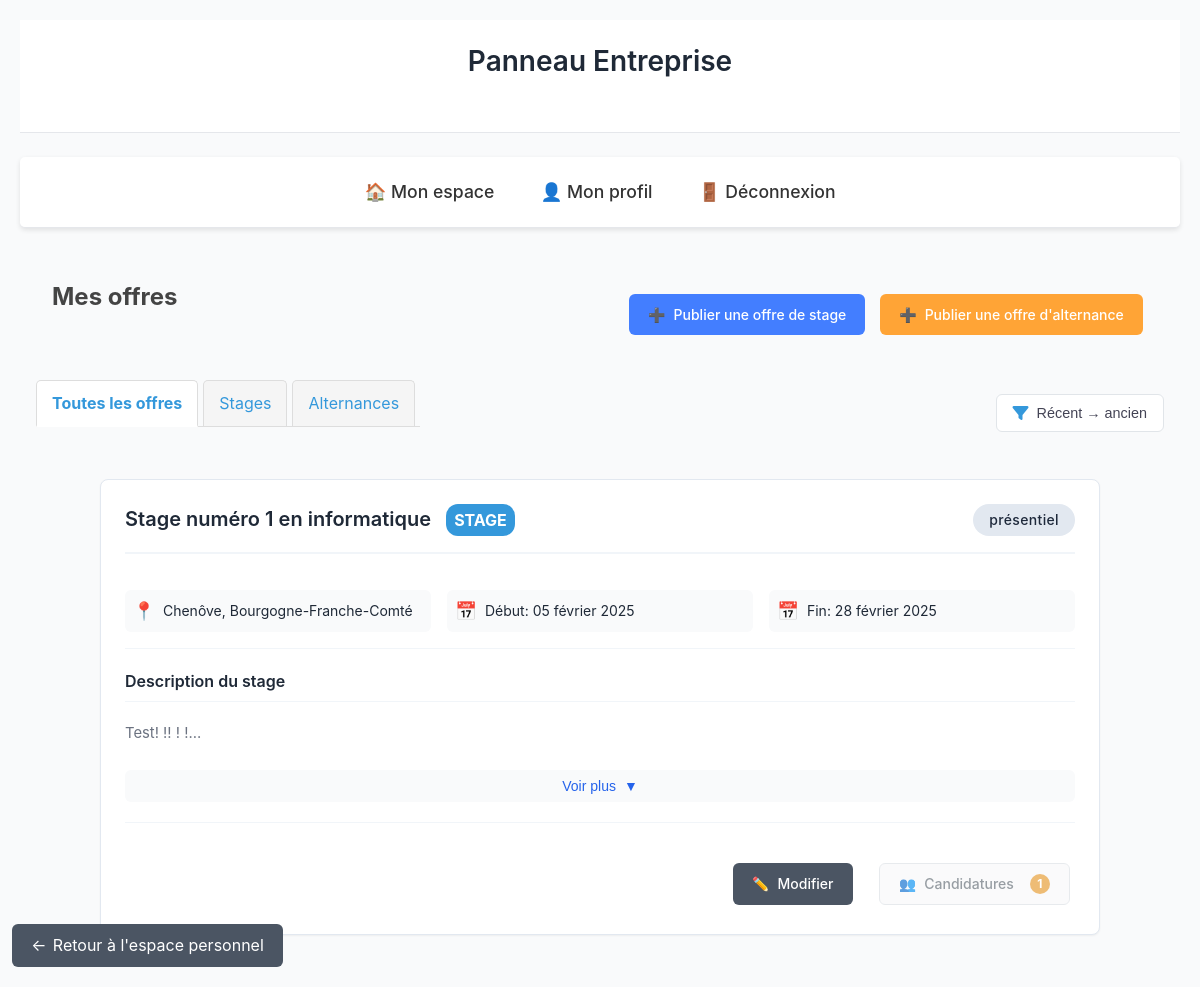
The page /app/views/panels/company_panel.php (signed in) on the database its author committed.
### tables this page shows
CREATE TABLE `offres_stages` (
  `id` int(11) NOT NULL,
  `entreprise_id` int(11) DEFAULT NULL,
  `titre` varchar(100) NOT NULL,
  `description` text,
  `date_debut` date DEFAULT NULL,
  `date_fin` date DEFAULT NULL,
  `lieu` varchar(255) DEFAULT NULL,
  `mode_stage` varchar(20) DEFAULT NULL,
  `logo` varchar(255) DEFAULT NULL,
  `email_contact` varchar(255) NOT NULL DEFAULT '',
  `lien_candidature` varchar(255) DEFAULT NULL,
  `domaine` varchar(100) DEFAULT NULL,
  `pays` varchar(100) DEFAULT 'France',
  `ville` varchar(100) DEFAULT NULL,
  `code_postal` varchar(10) DEFAULT NULL,
  `region` varchar(100) DEFAULT NULL,
  `departement` varchar(100) DEFAULT NULL,
  `date_publication` timestamp NOT NULL DEFAULT CURRENT_TIMESTAMP,
  `type_offre` enum('stage','alternance') DEFAULT 'stage',
  `niveau_etude` varchar(100) DEFAULT NULL,
  `type_contrat` enum('apprentissage','professionnalisation') DEFAULT NULL,
  `rythme_alternance` varchar(100) DEFAULT NULL,
  `formation_visee` varchar(255) DEFAULT NULL,
  `ecole_partenaire` varchar(255) DEFAULT NULL,
  `type_remuneration` varchar(20) DEFAULT NULL COMMENT 'Pour les alternances: smic27, smic43, etc.',
  `pourvu` tinyint(1) DEFAULT '0',
  `remuneration` varchar(50) DEFAULT NULL
);

### app/views/panels/company_panel.php (the view, shortened to what this page needs)
<?php
require_once $_SERVER['DOCUMENT_ROOT'] . '/Gestion_Stage/app/config/database.php';
$sort = isset($_GET['sort']) ? $_GET['sort'] : 'date_desc';
try {
    $stmt = $pdo->prepare("SELECT * FROM offres_stages WHERE entreprise_id = ? ORDER BY date_publication DESC");
    $stmt->execute([$_SESSION['user_id']]);
    $offres = $stmt->fetchAll();
    $applications_count = [];
    foreach ($offres as $offre) {
        $applications_count[$offre['id']] = 0;
    }
    $offre_ids = array_column($offres, 'id');
    if (!empty($offre_ids)) {
        $placeholders = implode(',', array_fill(0, count($offre_ids), '?'));
        $stmt = $pdo->prepare("
            SELECT offre_id, COUNT(*) as count
            FROM candidatures
            WHERE offre_id IN ($placeholders)
            GROUP BY offre_id
        ");
        $stmt->execute($offre_ids);
        while ($row = $stmt->fetch()) {
            $applications_count[$row['offre_id']] = $row['count'];
        }
    }
} catch (PDOException $e) {
    error_log("Erreur lors de la récupération des offres : " . $e->getMessage());
    $offres = [];
    $applications_count = [];
    $error_message = "Une erreur est survenue lors du chargement de vos offres.";
}
function formatDateFr($date) {
    $mois = array(
        'January' => 'janvier',
        'February' => 'février',
        'March' => 'mars',
        'April' => 'avril',
        'May' => 'mai',
        'June' => 'juin',
        'July' => 'juillet',
        'August' => 'août',
        'September' => 'septembre',
        'October' => 'octobre',
        'November' => 'novembre',
        'December' => 'décembre'
    );
    $date = new DateTime($date);
    $dateEnglish = $date->format('d F Y');
    foreach($mois as $en => $fr) {
        $dateEnglish = str_replace($en, $fr, $dateEnglish);
    }
    return $dateEnglish;
}
$filter = isset($_GET['filter']) ? $_GET['filter'] : 'all';
?>
<!DOCTYPE html>
<html lang="fr">
<head>
    <link rel="stylesheet" href="/Gestion_Stage/public/assets/css/style.css">
    <link rel="stylesheet" href="/Gestion_Stage/public/assets/css/style_company_panel.css">
    <link rel="stylesheet" href="https://cdnjs.cloudflare.com/ajax/libs/font-awesome/6.4.0/css/all.min.css" />
</head>
<body>
    <header>
        <div class="container">
            <h1>Panneau Entreprise</h1>
        </div>
    </header>
    <nav class="main-nav">
    <ul class="menu">
        <li><a href="/Gestion_Stage/app/views/home.php">🏠 Mon espace</a></li>
        <li><a href="/Gestion_Stage/app/views/profile.php">👤 Mon profil</a></li>
        <li><a href="/Gestion_Stage/app/views/auth/logout.php">🚪 Déconnexion</a></li>
    </ul>
</nav>
    <main class="container">
        <div class="header-actions">
            <h2>Mes offres</h2>
            <div class="button-group">
                <a href="/Gestion_Stage/app/views/internships/post_internship.php?type=stage" class="btn btn-primary">
                    <span class="icon">➕</span> Publier une offre de stage
                </a>
                <a href="/Gestion_Stage/app/views/internships/post_internship.php?type=alternance" class="btn btn-secondary">
                    <span class="icon">➕</span> Publier une offre d'alternance
                </a>
            </div>
        </div>
<div class="filter-sort-container">
    <div class="filter-tabs">
        <a href="?filter=all" class="filter-tab <?= $filter === 'all' ? 'active' : '' ?>">
            Toutes les offres
        </a>
        <a href="?filter=stage" class="filter-tab <?= $filter === 'stage' ? 'active' : '' ?>">
            Stages
        </a>
        <a href="?filter=alternance" class="filter-tab <?= $filter === 'alternance' ? 'active' : '' ?>">
            Alternances
        </a>
    </div>
    <div class="sort-dropdown">
        <button id="sort-toggle" class="sort-toggle" aria-label="Options de tri">
            <span class="filter-icon"></span>
            <span class="current-sort-label">
                <?php
                switch($sort) {
                    case 'date_desc': echo 'Récent → ancien'; break;
                }
                ?>
            </span>
        </button>
    </div>
</div>
        <?php if (isset($error_message)): ?>
            <div class="error"><?= htmlspecialchars($error_message) ?></div>
        <?php else: ?>
            <div class="offers-grid">
                <?php foreach ($offres as $offre):
                ?>
                    <div class="offer-card">
                        <div class="offer-header">
                            <h3>
                                <?= htmlspecialchars($offre['titre']) ?>
                                <span class="offer-type-badge <?= $offre['type_offre'] ?>">
                                    <?= $offre['type_offre'] === 'alternance' ? 'Alternance' : 'Stage' ?>
                                </span>
                            </h3>
                            <span class="offer-type"><?= $offre['mode_stage'] ?></span>
                        </div>
                        <div class="offer-details">
                            <div class="detail-group">
                                <span class="icon">📍</span>
                                <span><?= htmlspecialchars($offre['ville']) ?>, <?= htmlspecialchars($offre['region']) ?></span>
                            </div>
                            <div class="detail-group">
                                <span class="icon">📅</span>
                                <span>Début: <?= formatDateFr($offre['date_debut']) ?></span>
                            </div>
                            <div class="detail-group">
                                <span class="icon">📅</span>
                                <span>Fin: <?= $offre['date_fin'] ? formatDateFr($offre['date_fin']) : ($offre['type_offre'] === 'alternance' ? 'Selon contrat' : 'Non spécifiée') ?></span>
                            </div>
                        </div>
                        <div class="offer-description" data-description="<?= htmlspecialchars($offre['description']) ?>">
                            <h4>Description <?= $offre['type_offre'] === 'alternance' ? "de l'alternance" : "du stage" ?></h4>
                            <p><?= nl2br(htmlspecialchars(substr($offre['description'], 0, 250))) ?>...</p>
                            <button class="read-more">
                                <span>Voir plus</span>
                                <span class="icon">▼</span>
                            </button>
                        </div>
                        <div class="offer-actions">
                            <a class="btn btn-edit" href="/Gestion_Stage/app/views/internships/edit_internship.php?id=<?= $offre['id'] ?>">
                                <span class="icon">✏️</span> Modifier
                            </a>
                            <a class="btn btn-view <?= $applications_count[$offre['id']] > 0 ? 'has-applications' : 'no-applications' ?>"
                               href="/Gestion_Stage/app/views/internships/view_applications.php?offre_id=<?= $offre['id'] ?>">
                                <span class="icon">👥</span> Candidatures
                                <?php if ($applications_count[$offre['id']] > 0): ?>
                                    <span class="applications-badge"><?= $applications_count[$offre['id']] ?></span>
                                <?php else: ?>
                                    <span class="applications-empty">0</span>
                                <?php endif; ?>
                            </a>
                        </div>
                    </div>
                <?php endforeach; ?>
            </div>
        <?php endif; ?>
    </main>
    <footer>
        <a class="index-button" href="/Gestion_Stage/app/views/home.php">
            <span class="icon">←</span> Retour à l'espace personnel
        </a>
    </footer>
</body>
</html>

### public/assets/css/style.css (style rules this page uses)
:root { --primary-color: #2c3e50; --secondary-color: #3498db; --accent-color: #e74c3c; --secondary-color-hover: #4ea8e4; --accent-color-hover: #f26858; --text-color: #333; --light-gray: #f5f6fa; --border-radius: 8px; }
* { margin: 0; padding: 0; box-sizing: border-box; }
body { font-family: Arial, sans-serif; line-height: 1.6; background-color: #f4f4f4; padding: 20px; }
.container { max-width: 1200px; margin: 0 auto; padding: 0 15px; }
h1 { text-align: center; color: #333; margin-bottom: 30px; font-size: 2rem; }
h2 { color: #444; margin-bottom: 20px; }
nav { text-align: center; background: #fff; padding: 15px; border-radius: 5px; margin-bottom: 30px; box-shadow: 0 2px 5px rgba(0,0,0,0.1); }
nav ul { list-style: none; display: flex; justify-content: center; gap: 20px; }
nav a { color: #333; text-decoration: none; padding: 5px 10px; border-radius: 3px; transition: background-color 0.2s ease; }
button { background: #3498db; color: white; padding: 10px 20px; border: none; border-radius: 4px; cursor: pointer; width: 100%; }
a { color: #3498db; text-decoration: none; }
.btn { display: inline-block; padding: 8px 16px; margin: 5px; border-radius: 4px; text-decoration: none; }
.btn-primary { background: #3498db; color: white; }
.index-button { position: fixed; bottom: 2%; left: 1%; background: var(--secondary-color); color: white; transition: background-color 0.2s ease; padding: 7px; border-radius: 4px; }
.btn { display: inline-block; padding: 12px 25px; background-color:#ffa436; color: white; border-radius: 5px; font-weight: bold; text-decoration: none; margin-top: 20px; transition: background-color 0.2s ease; }
.menu { list-style-type: none; padding: 0; margin: 0; display: inline-flex; flex-direction: row; flex-direction: column; gap: 1rem; }
.menu li { text-align: center; }
.menu a { display: block; color: #333; text-decoration: none; padding: 0.8rem 1.5rem; font-size: 1.1rem; border-radius: 8px; transition: background-color 0.3s ease, transform 0.3s ease; }
@media screen and (min-width: 781px) { .menu { display: inline-flex; flex-direction: row; } }

### rows shown on the page
offres_stages: titre "Stage numéro 1 en informatique", type_offre "STAGE", mode_stage "présentiel", ville "Chenôve", region "Bourgogne-Franche-Comté", date_debut "05 février 2025", date_fin "28 février 2025", description "Test! !! ! !", id "1"
